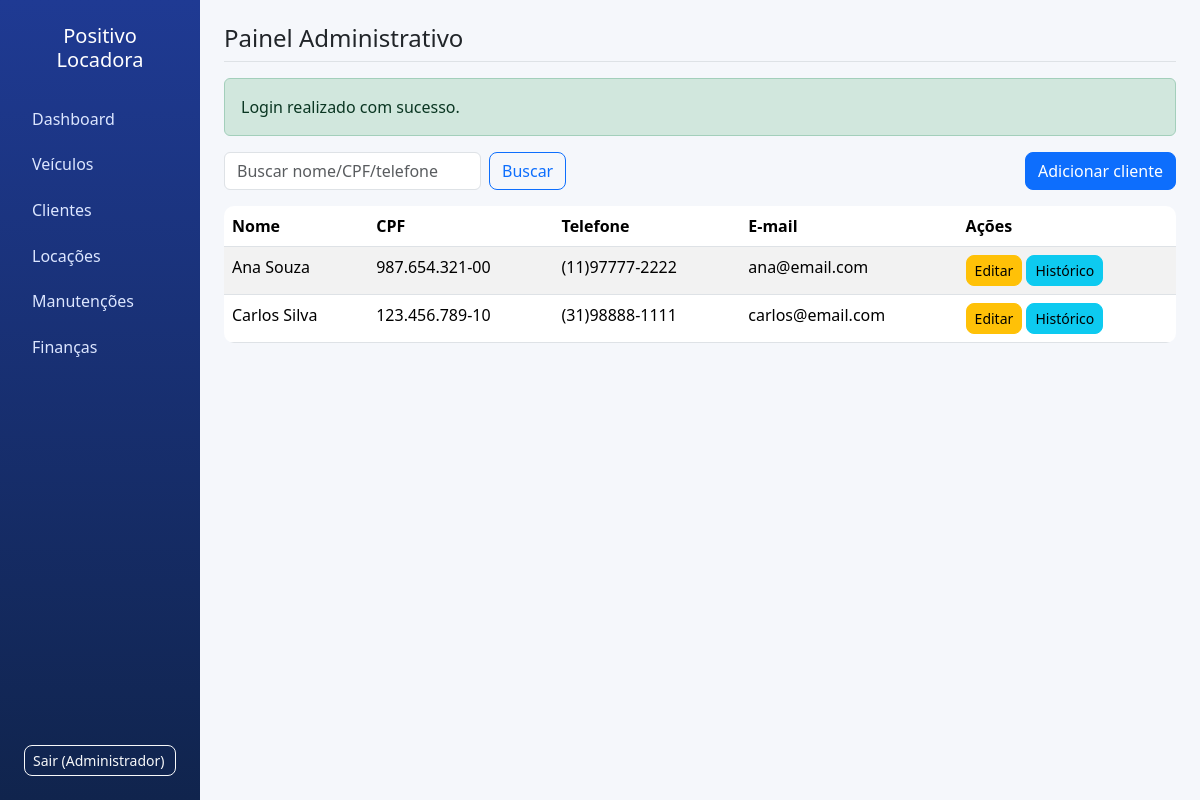
The page /clients (signed in) on the database its author committed.
### tables this page shows
CREATE TABLE clients (
  id INT AUTO_INCREMENT PRIMARY KEY,
  nome_completo VARCHAR(150) NOT NULL,
  cpf VARCHAR(14) NOT NULL UNIQUE,
  rg VARCHAR(30) DEFAULT NULL,
  cnh VARCHAR(30) DEFAULT NULL,
  validade_cnh DATE DEFAULT NULL,
  telefone VARCHAR(20) DEFAULT NULL,
  email VARCHAR(120) DEFAULT NULL,
  endereco_completo TEXT,
  observacoes TEXT,
  data_cadastro DATETIME NOT NULL DEFAULT CURRENT_TIMESTAMP
);

### app/Core/Controller.php (called while the page is built, shortened)
<?php
class Controller
{
    protected function view(string $view, array $data = []): void
    {
        extract($data);
        require __DIR__ . '/../Views/' . $view . '.php';
    }
}

### app/Controllers/ClientController.php (called while the page is built, shortened)
<?php
class ClientController extends Controller
{
    public function index(): void
    {
        $clientModel = new Client();
        $rentalModel = new Rental();
        $selectedClient = isset($_GET['client_id']) ? $clientModel->find((int)$_GET['client_id']) : null;
        $history = $selectedClient ? $rentalModel->all(['client_id' => (int)$selectedClient['id']]) : [];
        $this->view('clients/index', [
            'clients' => $clientModel->all($_GET['search'] ?? null),
            'selectedClient' => $selectedClient,
            'history' => $history,
        ]);
    }
}

### app/Core/Router.php (called while the page is built, shortened)
<?php
class Router
{
    private array $routes = [];
    private function addRoute(string $method, string $path, array $action, bool $auth): void
    {
        $this->routes[$method][$path] = ['action' => $action, 'auth' => $auth];
    }
    public function dispatch(string $uri, string $method): void
    {
        $path = parse_url($uri, PHP_URL_PATH) ?: '/';
        $route = $this->routes[$method][$path] ?? null;
        [$controllerClass, $methodName] = $route['action'];
        $controller = new $controllerClass();
        $controller->{$methodName}();
    }
}

### index.php (called while the page is built, shortened)
<?php
require_once __DIR__ . '/app/Core/bootstrap.php';
$router = new Router();
$router->get('/login', [AuthController::class, 'showLogin']);
$router->post('/login', [AuthController::class, 'login']);
$router->post('/logout', [AuthController::class, 'logout']);
$router->get('/', [DashboardController::class, 'index'], true);
$router->get('/vehicles', [VehicleController::class, 'index'], true);
$router->post('/vehicles/store', [VehicleController::class, 'store'], true);
$router->post('/vehicles/update', [VehicleController::class, 'update'], true);
$router->post('/vehicles/delete', [VehicleController::class, 'delete'], true);
$router->post('/vehicles/update-mileage', [VehicleController::class, 'updateMileage'], true);
$router->get('/clients', [ClientController::class, 'index'], true);
$router->post('/clients/store', [ClientController::class, 'store'], true);
$router->post('/clients/update', [ClientController::class, 'update'], true);
$router->get('/rentals', [RentalController::class, 'index'], true);
$router->post('/rentals/store', [RentalController::class, 'store'], true);
$router->post('/rentals/finalize', [RentalController::class, 'finalize'], true);
$router->post('/rentals/cancel', [RentalController::class, 'cancel'], true);
$router->get('/maintenances', [MaintenanceController::class, 'index'], true);
$router->post('/maintenances/store', [MaintenanceController::class, 'store'], true);
$router->post('/maintenances/update-status', [MaintenanceController::class, 'updateStatus'], true);
$router->get('/financial', [FinancialController::class, 'index'], true);
$router->post('/financial/store', [FinancialController::class, 'store'], true);
$router->post('/financial/update', [FinancialController::class, 'update'], true);
$router->post('/financial/delete', [FinancialController::class, 'delete'], true);
$router->post('/financial/payment-status', [FinancialController::class, 'updatePaymentStatus'], true);
$router->dispatch($_SERVER['REQUEST_URI'], $_SERVER['REQUEST_METHOD']);

### public/index.php (called while the page is built, shortened)
<?php
require_once dirname(__DIR__) . '/index.php';

### app/Helpers/helpers.php (called while the page is built, shortened)
<?php
function appBasePath(): string
{
    return defined('APP_BASE_PATH') ? APP_BASE_PATH : '';
}
function url(string $path = '/'): string
{
    $normalizedPath = '/' . ltrim($path, '/');
    $base = appBasePath();
    if ($normalizedPath === '/') {
        return $base !== '' ? $base : '/';
    }
    return ($base !== '' ? $base : '') . $normalizedPath;
}
function esc(?string $value): string
{
    return htmlspecialchars((string) $value, ENT_QUOTES, 'UTF-8');
}

### app/Models/BaseModel.php (called while the page is built, shortened)
<?php
abstract class BaseModel
{
    public function __construct()
    {
        $this->db = Database::connection();
    }
}

### app/Core/bootstrap.php (called while the page is built, shortened)
<?php
spl_autoload_register(function (string $class): void {
    $prefix = 'App\\';
    $relativeClass = substr($class, strlen($prefix));
    $file = __DIR__ . '/../' . str_replace('\\', '/', $relativeClass) . '.php';
});
require_once __DIR__ . '/../Helpers/helpers.php';

### app/Core/Database.php (called while the page is built, shortened)
<?php
class Database
{
    private static ?PDO $connection = null;
    public static function connection(): PDO
    {
        if (self::$connection === null) {
            $host = $_ENV['DB_HOST'] ?? '127.0.0.1';
            $port = $_ENV['DB_PORT'] ?? '3306';
            $dbName = $_ENV['DB_NAME'] ?? 'locadora';
            $user = $_ENV['DB_USER'] ?? 'root';
            $pass = $_ENV['DB_PASS'] ?? '';
            $dsn = "mysql:host={$host};port={$port};dbname={$dbName};charset=utf8mb4";
            try {
                self::$connection = new PDO($dsn, $user, $pass, [
                    PDO::ATTR_ERRMODE => PDO::ERRMODE_EXCEPTION,
                    PDO::ATTR_DEFAULT_FETCH_MODE => PDO::FETCH_ASSOC,
                ]);
            } catch (PDOException $e) {
                error_log('Erro de conexão com banco: ' . $e->getMessage());
                http_response_code(500);
                if (defined('APP_DEBUG') && APP_DEBUG) {
                    exit('Erro de conexão com banco: ' . $e->getMessage());
                }
                exit('Erro interno ao conectar no banco de dados. Verifique o arquivo .env.');
            }
        }
        return self::$connection;
    }
}

### app/Models/Client.php (called while the page is built, shortened)
<?php
class Client extends BaseModel
{
    public function all(?string $search = null): array
    {
        $sql = 'SELECT * FROM clients WHERE 1=1';
        $params = [];
        $sql .= ' ORDER BY id DESC';
        $stmt = $this->db->prepare($sql);
        $stmt->execute($params);
        return $stmt->fetchAll();
    }
}

### app/Views/clients/index.php (the view, shortened to what this page needs)
<?php require __DIR__ . '/../partials/header.php'; ?>
<div class="d-flex justify-content-between mb-3">
  <form class="d-flex gap-2" method="GET"><input class="form-control" name="search" placeholder="Buscar nome/CPF/telefone" value="<?= esc($_GET['search'] ?? '') ?>"><button class="btn btn-outline-primary">Buscar</button></form>
  <button class="btn btn-primary" data-bs-toggle="modal" data-bs-target="#clientModal" onclick="openClientModal()">Adicionar cliente</button>
</div>
<table class="table table-striped"><thead><tr><th>Nome</th><th>CPF</th><th>Telefone</th><th>E-mail</th><th>Ações</th></tr></thead><tbody>
<?php foreach($clients as $c): ?><tr><td><?= esc($c['nome_completo']) ?></td><td><?= esc($c['cpf']) ?></td><td><?= esc($c['telefone']) ?></td><td><?= esc($c['email']) ?></td><td>
<button class="btn btn-sm btn-warning" data-bs-toggle="modal" data-bs-target="#clientModal" onclick='openClientModal(<?= json_encode($c, JSON_HEX_APOS|JSON_HEX_QUOT) ?>)'>Editar</button>
<a class="btn btn-sm btn-info" href="<?= url('/clients') ?>?client_id=<?= $c['id'] ?>">Histórico</a>
</td></tr><?php endforeach; ?></tbody></table>
<?php require __DIR__ . '/../partials/footer.php'; ?>

### assets/css/app.css (style rules this page uses)
body { background: #f5f7fb; }
.table { border-radius: 10px; overflow: hidden; }
.table thead th { font-weight: 600; }
.form-control, .form-select { min-height: 38px; }
.btn { border-radius: 8px; }

### rows shown on the page
clients: nome_completo "Ana Souza", cpf "987.654.321-00", telefone "(11)97777-2222", email "ana@email.com"
clients: nome_completo "Carlos Silva", cpf "123.456.789-10", telefone "(31)98888-1111", email "carlos@email.com"

### other values the page prints
authUser()['nome'] "Administrador"
$msg "Login realizado com sucesso."
